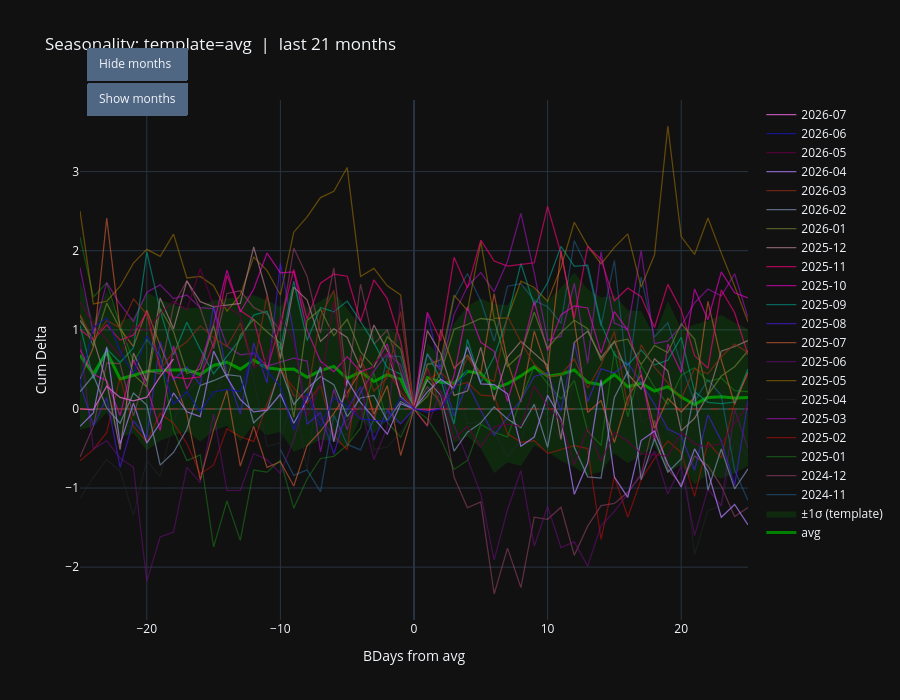

The notebook cell this image was saved under:
### Code cell
import re
from RVUtils.seasonality_utils import monthend_cumsum_seasonality

# seasonality_df = monthend_cumsum_seasonality(df[df.index > datetime.date(2025, 1, 1)].dropna(), window=20)
seasonality_df = monthend_cumsum_seasonality(df.dropna(), window=25)
display(seasonality_df)

fig = go.Figure()

me_col = f"avg"
# me_col = "avg-nov"
line_w = 1.25
min_op = 0.35
max_op = 0.85

fig = go.Figure()
fig.add_trace(
    go.Scatter(
        x=seasonality_df.index,
        y=seasonality_df[me_col],
        mode="lines",
        name=f"{me_col}",
        line=dict(color="green", width=3),
    )
)
fig.add_hline(y=0, line_width=0.5, line_dash="dash", line_color="red")
if f"{me_col}+std1" in seasonality_df.columns and f"{me_col}-std1" in seasonality_df.columns:
    fig.add_trace(go.Scatter(x=seasonality_df.index, y=seasonality_df[f"{me_col}+std1"], mode="lines", line=dict(width=0), showlegend=False))
    fig.add_trace(
        go.Scatter(
            x=seasonality_df.index,
            y=seasonality_df[f"{me_col}-std1"],
            mode="lines",
            line=dict(width=0),
            fill="tonexty",
            fillcolor="rgba(0, 255, 0, 0.10)",
            name="±1σ (template)",
        )
    )

n_last = 24
monthly_cols = [c for c in seasonality_df.columns if isinstance(c, str) and re.fullmatch(r"\d{4}-\d{2}", c)]
monthly_cols = sorted(monthly_cols)  # chronological
keep = monthly_cols[-n_last:] if n_last > 0 else []

# keep = ["2024-11", "2023-11", "2022-11", "2021-11", "2020-11"]

alphas = np.linspace(min_op, max_op, num=len(keep)) if keep else []
palette = px.colors.qualitative.Dark24 if hasattr(px.colors.qualitative, "Dark24") else px.colors.qualitative.Plotly
for i, col in enumerate(keep):
    fig.add_trace(
        go.Scatter(
            x=seasonality_df.index,
            y=seasonality_df[col],
            mode="lines",
            name=col,  # legend shows 'YYYY-MM'
            opacity=float(alphas[i]),
            line=dict(width=line_w, color=palette[i % len(palette)]),
        )
    )

fig.update_layout(
    xaxis_title=f"BDays from {me_col}",
    yaxis_title="Cum Delta",
    title=f"Seasonality: template={me_col}  |  last {len(keep)} months",
    showlegend=True,
    template="plotly_dark",
    height=700,
    updatemenus=[
        dict(
            type="buttons",
            showactive=False,
            x=0.01,
            y=1.10,
            xanchor="left",
            yanchor="top",
            buttons=[
                dict(label="Hide months", method="update", args=[{"visible": [True, True, True] + [False] * len(keep)}]),
                dict(label="Show months", method="update", args=[{"visible": [True, True, True] + [True] * len(keep)}]),
            ],
        )
    ],
)
fig.update_xaxes(showspikes=True, spikecolor="white", spikesnap="cursor", spikemode="across", showgrid=True)
fig.update_yaxes(showspikes=True, spikecolor="white", spikesnap="cursor", spikethickness=0.5, showgrid=True)

fig.show(config={"modeBarButtonsToAdd": ["drawline", "drawopenpath", "drawclosedpath", "drawcircle", "drawrect", "eraseshape"]})
